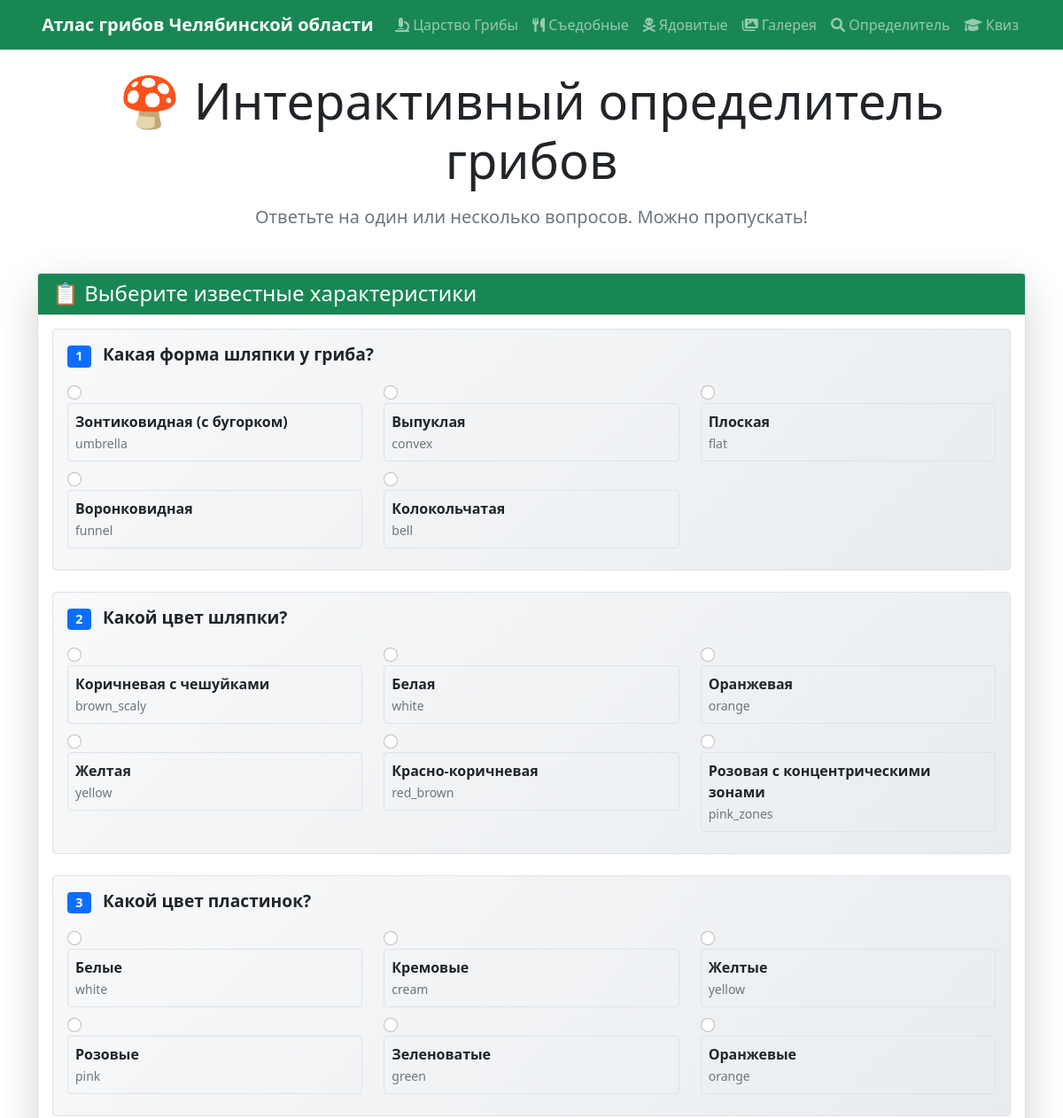
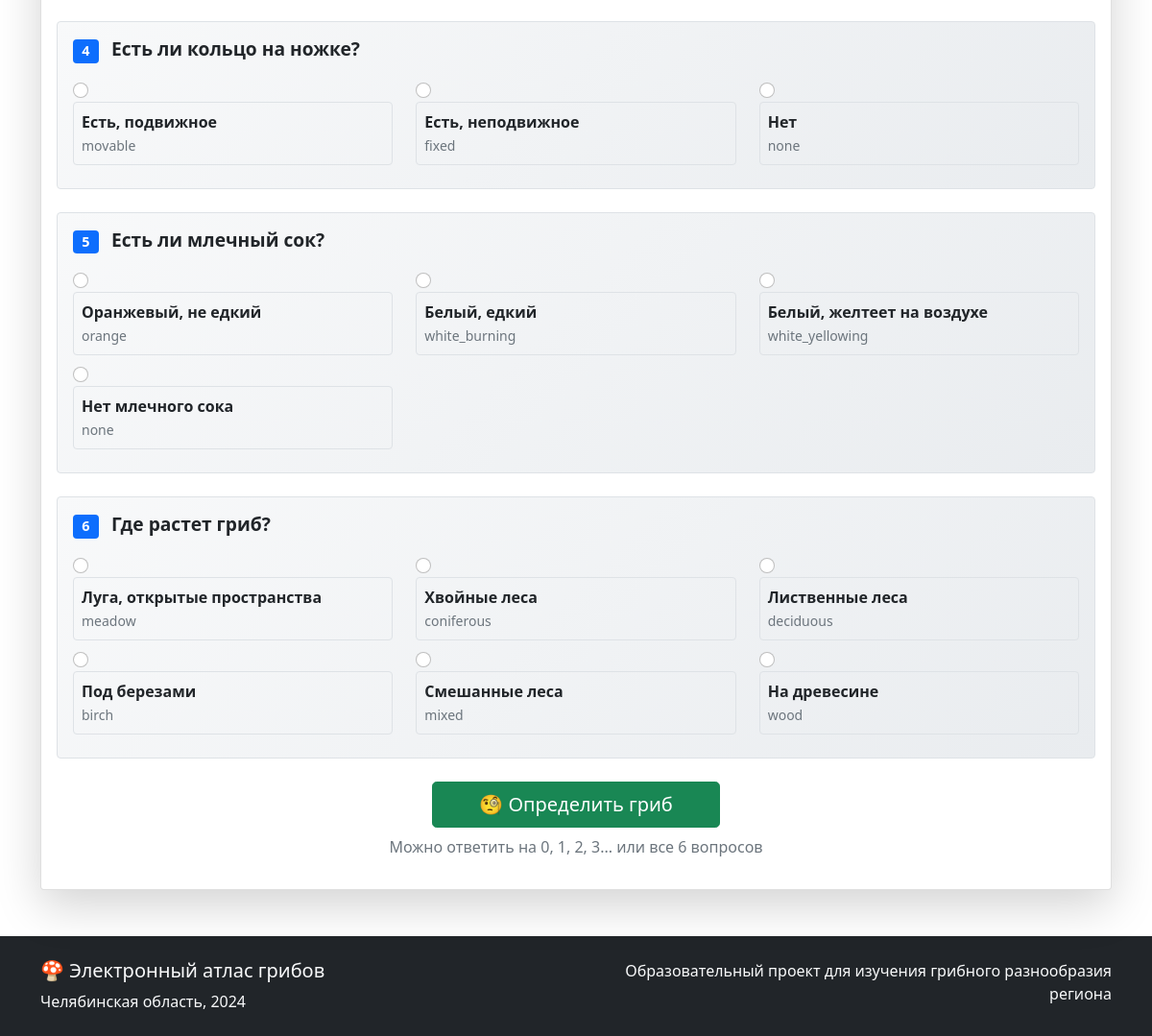
Page /identifier/ on the committed database (2 pictures, top to bottom).
### mushrooms/models.py (models this page shows, shortened)
class Characteristic(models.Model):
    name = models.CharField(max_length=200, verbose_name="Название характеристики")
    question = models.TextField(verbose_name="Вопрос для пользователя")
    order = models.IntegerField(default=0, verbose_name="Порядок в определителе")
    is_important = models.BooleanField(default=False, verbose_name="Важная характеристика")
    class Meta:
        verbose_name = "Характеристика"
        verbose_name_plural = "Характеристики"
        ordering = ['order']

class CharacteristicOption(models.Model):
    characteristic = models.ForeignKey(
        Characteristic,
        on_delete=models.CASCADE,
        verbose_name="Характеристика"
    )
    value = models.CharField(max_length=100, verbose_name="Значение")
    description = models.TextField(verbose_name="Описание для пользователя")
    class Meta:
        verbose_name = "Вариант характеристики"
        verbose_name_plural = "Варианты характеристик"
        ordering = ['characteristic__order', 'id']

### mushrooms/views.py (the view, shortened to what this page needs)
# urls.py: path('identifier/', views.interactive_identifier, name='interactive_identifier'),
def interactive_identifier(request):
    characteristics = Characteristic.objects.prefetch_related('characteristicoption_set').all()
    context = {
        'characteristics': characteristics,
    }
    return render(request, 'identifier_questions.html', context)

### templates/identifier_questions.html (shortened to what this page needs)
{% extends 'base.html' %}
{% load static %}
{% block content %}
<div class="row">
    <div class="col-12">
        <div class="text-center mb-5">
            <h1 class="display-4 mb-3">🍄 Интерактивный определитель грибов</h1>
            <p class="lead text-muted">Ответьте на один или несколько вопросов. Можно пропускать!</p>
        </div>
        <div class="card shadow-lg">
            <div class="card-header bg-success text-white">
                <h4 class="mb-0">📋 Выберите известные характеристики</h4>
            </div>
            <div class="card-body">
                <form method="post" id="mushroom-form">
                    {% for characteristic in characteristics %}
                    <div class="question-section mb-4 p-3 border rounded">
                        <h5 class="mb-3" style="font-size: 1.2rem; font-weight: bold;">
                            <span class="badge bg-primary me-2">{{ forloop.counter }}</span>
                            {{ characteristic.question }}
                        </h5>
                        <div class="row">
                            {% for option in characteristic.characteristicoption_set.all %}
                            <div class="col-lg-4 col-md-6 mb-2">
                                <div class="option-card">
                                    <input class="form-check-input" type="radio"
                                           name="char_{{ characteristic.id }}"
                                           value="{{ option.value }}"
                                           id="char_{{ characteristic.id }}_{{ option.id }}">
                                    <label class="form-check-label w-100 p-2 border rounded"
                                           for="char_{{ characteristic.id }}_{{ option.id }}">
                                        <strong>{{ option.description }}</strong>
                                        <br>
                                        <small class="text-muted">{{ option.value }}</small>
                                    </label>
                                </div>
                            </div>
                            {% endfor %}
                        </div>
                    </div>
                    {% endfor %}
                    <div class="text-center mt-4">
                        <button type="submit" class="btn btn-success btn-lg px-5">
                            🧐 Определить гриб
                        </button>
                        <p class="text-muted mt-2">Можно ответить на 0, 1, 2, 3... или все 6 вопросов</p>
                    </div>
                </form>
            </div>
        </div>
    </div>
</div>
{% endblock %}

### templates/identifier_questions.html (style rules this page uses)
.option-card label { cursor: pointer; transition: all 0.3s ease; border: 2px solid transparent; }
.question-section { background: linear-gradient(135deg, #f8f9fa 0%, #e9ecef 100%); }

### rows in the picture
Characteristic: question "Какая форма шляпки у гриба?"
CharacteristicOption: description "Зонтиковидная (с бугорком)", value "umbrella"
CharacteristicOption: description "Выпуклая", value "convex"
CharacteristicOption: description "Плоская", value "flat"
CharacteristicOption: description "Воронковидная", value "funnel"
CharacteristicOption: description "Колокольчатая", value "bell"
Characteristic: question "Какой цвет шляпки?"
CharacteristicOption: description "Коричневая с чешуйками", value "brown_scaly"
CharacteristicOption: description "Белая", value "white"
CharacteristicOption: description "Оранжевая", value "orange"
CharacteristicOption: description "Желтая", value "yellow"
CharacteristicOption: description "Красно-коричневая", value "red_brown"
CharacteristicOption: description "Розовая с концентрическими зонами", value "pink_zones"
Characteristic: question "Какой цвет пластинок?"
CharacteristicOption: description "Белые", value "white"
CharacteristicOption: description "Кремовые", value "cream"
CharacteristicOption: description "Желтые", value "yellow"
CharacteristicOption: description "Розовые", value "pink"
CharacteristicOption: description "Зеленоватые", value "green"
CharacteristicOption: description "Оранжевые", value "orange"
Characteristic: question "Есть ли кольцо на ножке?"
CharacteristicOption: description "Есть, подвижное", value "movable"
CharacteristicOption: description "Есть, неподвижное", value "fixed"
CharacteristicOption: description "Нет", value "none"
Characteristic: question "Есть ли млечный сок?"
CharacteristicOption: description "Оранжевый, не едкий", value "orange"
CharacteristicOption: description "Белый, едкий", value "white_burning"
CharacteristicOption: description "Белый, желтеет на воздухе", value "white_yellowing"
CharacteristicOption: description "Нет млечного сока", value "none"
Characteristic: question "Где растет гриб?"
CharacteristicOption: description "Луга, открытые пространства", value "meadow"
CharacteristicOption: description "Хвойные леса", value "coniferous"
CharacteristicOption: description "Лиственные леса", value "deciduous"
CharacteristicOption: description "Под березами", value "birch"
CharacteristicOption: description "Смешанные леса", value "mixed"
CharacteristicOption: description "На древесине", value "wood"
